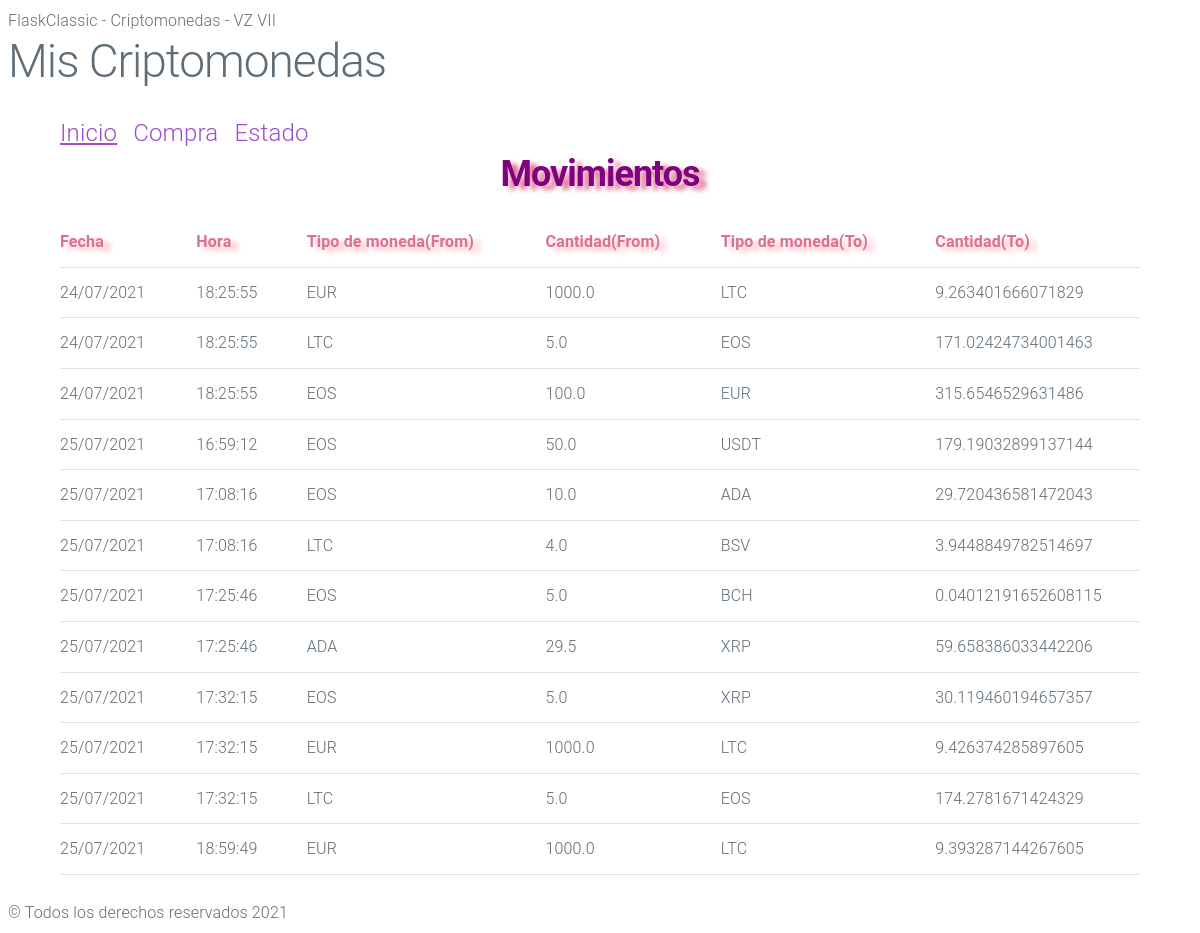
Before: / with the older database file.
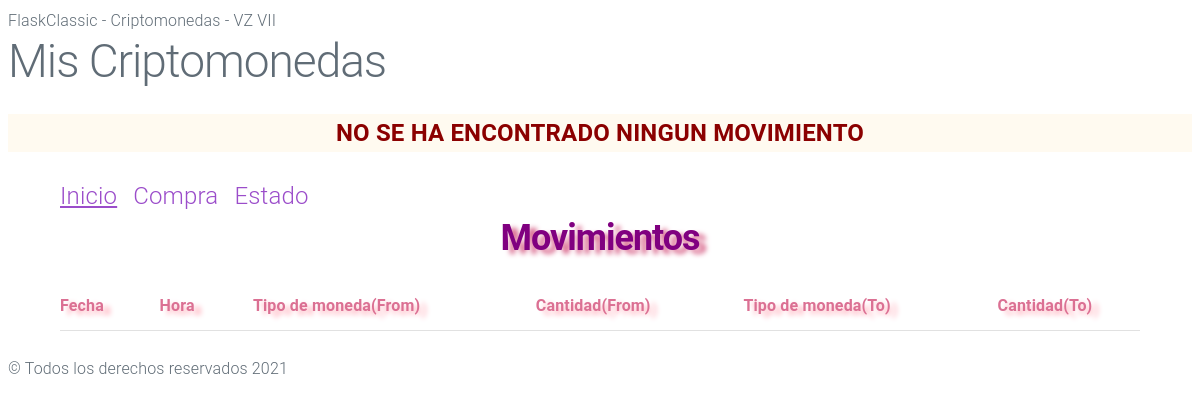
After: the same page with the newer database file.
### tables this page shows
CREATE TABLE "criptomonedas" (
	"id"	INTEGER,
	"date"	TEXT,
	"time"	NUMERIC,
	"moneda_from"	TEXT NOT NULL,
	"cantidad_from"	REAL NOT NULL,
	"moneda_to"	TEXT NOT NULL,
	"cantidad_to"	REAL NOT NULL,
	PRIMARY KEY("id" AUTOINCREMENT)
);

### criptomonedas/views.py (the view)
@app.route("/")
def index():
    query = "SELECT * FROM criptomonedas WHERE 1 = 1;"
    parametros = []
    resultado = dbManager.consultaMuchasSQL(query, parametros)
    if not resultado:
            flash("NO SE HA ENCONTRADO NINGUN MOVIMIENTO", "error")
            return render_template('movimientos.html' , datos = resultado)
    return render_template('movimientos.html' , datos = resultado)

### criptomonedas/dataaccess.py (called while the page is built)
    def __toDict__(self, cur):
        claves = cur.description
        filas = cur.fetchall()
        resultado = []
        for fila in filas:
            d = {}
            for tclave, valor in zip(claves, fila):
                d[tclave[0]] = valor
            resultado.append(d)
        return resultado

    def consultaMuchasSQL(self, query, parametros=[]):
        conexion = sqlite3.connect("criptomonedas.db")
        cur = conexion.cursor()
        cur.execute(query, parametros)
        resultado = self.__toDict__(cur)
        conexion.close()
        return resultado

### criptomonedas/templates/movimientos.html (shortened to what this page needs)
{% extends "base.html" %}
    {% block contenido %}
        <a class="titusecun"><u>Inicio</u> &nbsp;</a>
        <a href="/purchase" class="titusecun">Compra &nbsp;</a>
        <a href="/status" class="titusecun">Estado</a>
        <h2 style="text-align: center;" class="secundarios">Movimientos</h2>
        <table>
            <tr>
                <th class="movimientos">Fecha</th>
                <th class="movimientos">Hora</th>
                <th class="movimientos">Tipo de moneda(From)</th>
                <th class="movimientos">Cantidad(From)</th>
                <th class="movimientos">Tipo de moneda(To)</th>
                <th class="movimientos">Cantidad(To)</th>
            </tr>
           {% for movimiento in datos %}
           <tr>
                <td>{{ movimiento.date }}</td>
                <td>{{ movimiento.time }}</td>
                <td>{{ movimiento.moneda_from }}</td>
                <td>{{ movimiento.cantidad_from }}</td>
                <td>{{ movimiento.moneda_to }}</td>
                <td>{{ movimiento.cantidad_to }}</td>
           </tr>
           {% endfor %}
        </table>
    {% endblock %}

### criptomonedas/templates/base.html (shortened to what this page needs)
<!DOCTYPE html>
<html lang="en">
<head>
    <link rel="stylesheet" href="{{url_for('static', filename='css/milligram.css')}}">
    <link rel="stylesheet" href="{{url_for('static', filename='css/styless.css')}}">
</head>
<body>
    <header>
        FlaskClassic - Criptomonedas - VZ VII
    </header>
    <h1>Mis Criptomonedas</h1>
    {% with mensajes = get_flashed_messages(with_categories = true) %}<p></p>
        {% if mensajes %}
        <div class="popup">
            {% for tipo,mensaje in mensajes %}
            <p class="{{tipo}}">{{ mensaje }}</p>
            {% endfor %}
        </div>
        {% endif %}
    {% endwith %}
    <section class="container">
        {% block contenido %}{% endblock %}
    </section>
    <footer>
        &copy; Todos los derechos reservados 2021
    </footer>
</body>
</html>

### criptomonedas/static/css/milligram.css (style rules this page uses)
*, *:after, *:before { box-sizing: inherit; }
html { box-sizing: border-box; font-size: 62.5%; }
body { color: #606c76; font-family: 'Roboto', 'Helvetica Neue', 'Helvetica', 'Arial', sans-serif; font-size: 1.6em; font-weight: 300; letter-spacing: .01em; line-height: 1.6; }
.container { margin: 0 auto; max-width: 112.0rem; padding: 0 2.0rem; position: relative; width: 100%; }
a { color: #9b4dca; text-decoration: none; }
blockquote, dl, figure, form, ol, p, pre, table, ul { margin-bottom: 2.5rem; }
table { border-spacing: 0; display: block; overflow-x: auto; text-align: left; width: 100%; }
td, th { border-bottom: 0.1rem solid #e1e1e1; padding: 1.2rem 1.5rem; }
td:first-child, th:first-child { padding-left: 0; }
td:last-child, th:last-child { padding-right: 0; }
@media (min-width: 40rem) { table { display: table; overflow-x: initial; } }
p { margin-top: 0; }
h1, h2, h3, h4, h5, h6 { font-weight: 300; letter-spacing: -.1rem; margin-bottom: 2.0rem; margin-top: 0; }
h1 { font-size: 4.6rem; line-height: 1.2; }
h2 { font-size: 3.6rem; line-height: 1.25; }

### criptomonedas/static/css/styless.css (style rules this page uses)
.popup { background-color: floralwhite; text-align: center; font-weight: bold; color: darkred; font-size: x-large; }
.movimientos { font-weight: bold; color: palevioletred; text-shadow: 7px 4px 5px lightpink; }
.secundarios { font-weight: bold; color: purple; text-shadow: 7px 4px 5px palevioletred; }
.titusecun { font-size: x-large }

Changed rows visible on the page:
removed criptomonedas: date "24/07/2021", time "18:25:55", moneda_from "EUR", cantidad_from "1000.0", moneda_to "LTC", cantidad_to "9.263401666071829"
removed criptomonedas: date "24/07/2021", time "18:25:55", moneda_from "LTC", cantidad_from "5.0", moneda_to "EOS", cantidad_to "171.02424734001463"
removed criptomonedas: date "24/07/2021", time "18:25:55", moneda_from "EOS", cantidad_from "100.0", moneda_to "EUR", cantidad_to "315.6546529631486"
removed criptomonedas: date "25/07/2021", time "16:59:12", moneda_from "EOS", cantidad_from "50.0", moneda_to "USDT", cantidad_to "179.19032899137144"
removed criptomonedas: date "25/07/2021", time "17:08:16", moneda_from "EOS", cantidad_from "10.0", moneda_to "ADA", cantidad_to "29.720436581472043"
removed criptomonedas: date "25/07/2021", time "17:08:16", moneda_from "LTC", cantidad_from "4.0", moneda_to "BSV", cantidad_to "3.9448849782514697"
removed criptomonedas: date "25/07/2021", time "17:25:46", moneda_from "EOS", cantidad_from "5.0", moneda_to "BCH", cantidad_to "0.04012191652608115"
removed criptomonedas: date "25/07/2021", time "17:25:46", moneda_from "ADA", cantidad_from "29.5", moneda_to "XRP", cantidad_to "59.658386033442206"
removed criptomonedas: date "25/07/2021", time "17:32:15", moneda_from "EOS", cantidad_from "5.0", moneda_to "XRP", cantidad_to "30.119460194657357"
removed criptomonedas: date "25/07/2021", time "17:32:15", moneda_from "EUR", cantidad_from "1000.0", moneda_to "LTC", cantidad_to "9.426374285897605"
removed criptomonedas: date "25/07/2021", time "17:32:15", moneda_from "LTC", cantidad_from "5.0", moneda_to "EOS", cantidad_to "174.2781671424329"
removed criptomonedas: date "25/07/2021", time "18:59:49", moneda_from "EUR", cantidad_from "1000.0", moneda_to "LTC", cantidad_to "9.393287144267605"
Other visible differences:
new list line: "NO SE HA ENCONTRADO NINGUN MOVIMIENTO"
